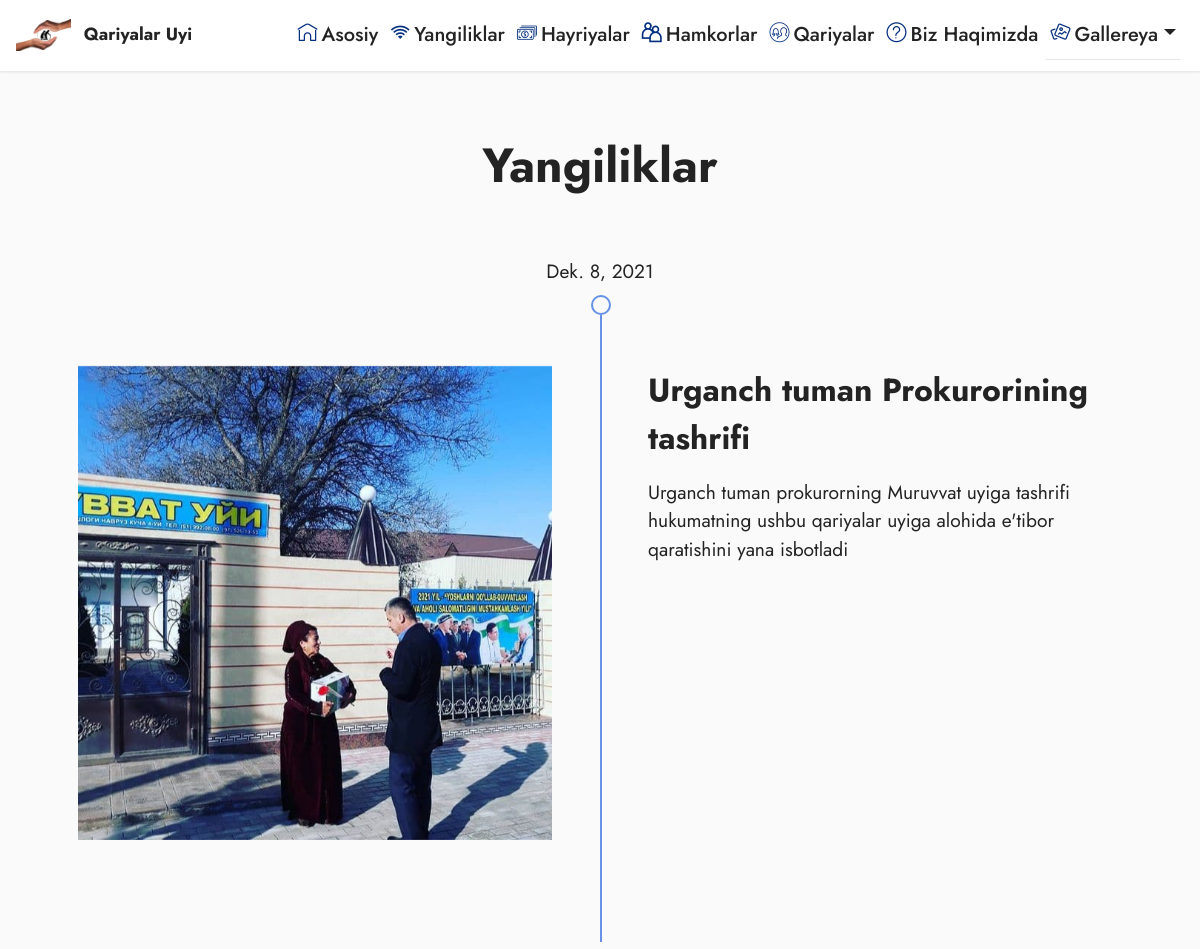
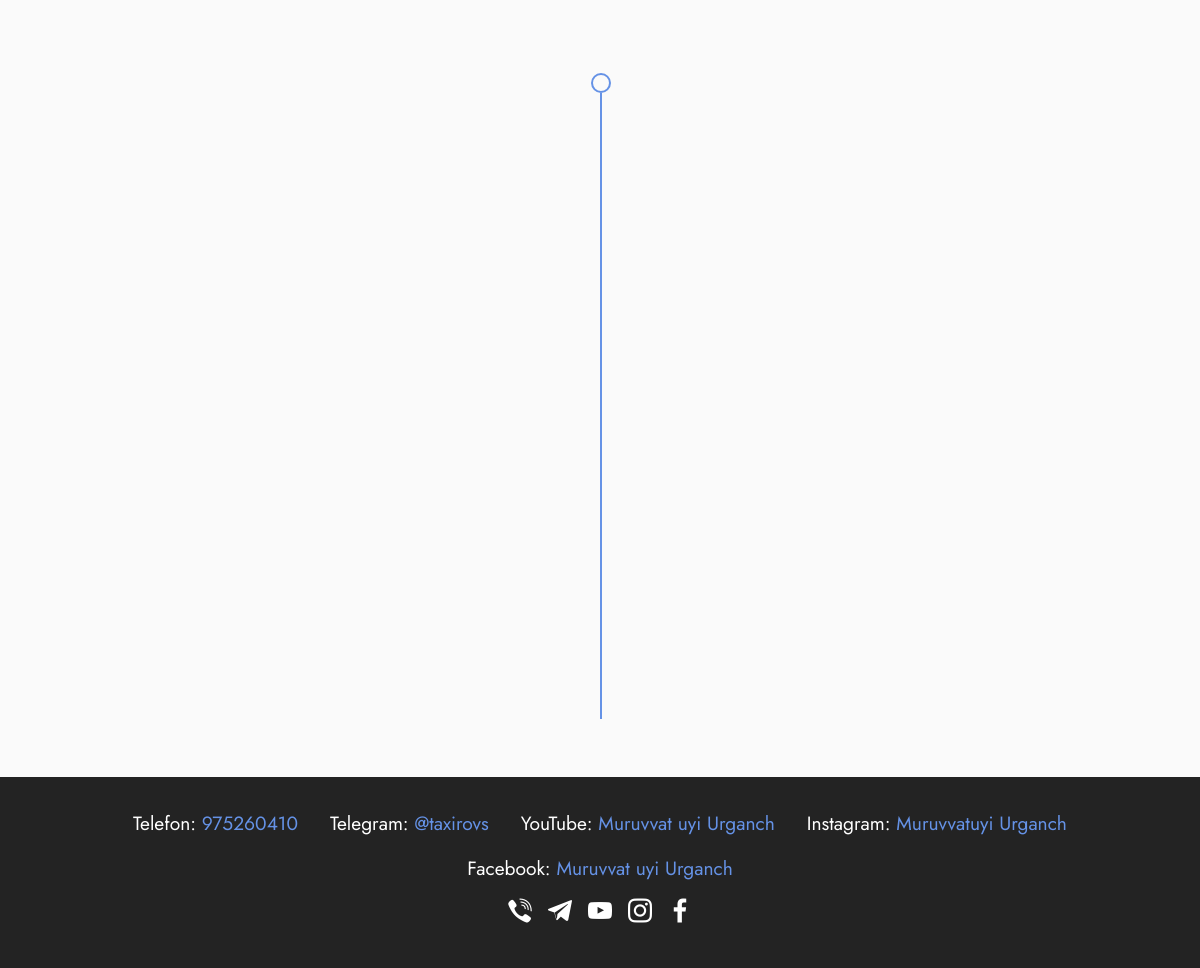
Page /news/ on the committed database (2 pictures, top to bottom).
### backend/models.py (models this page shows, shortened)
class News(models.Model):
    title = models.CharField(
        max_length=255,
        verbose_name='Sarlavha')
    description = models.CharField(
        max_length=255,
        verbose_name='Tavsif')
    image = models.ImageField(
        upload_to = "images/",
        default  ="imges/default.jpg"
    )
    created = models.DateField(auto_now=True)
    class Meta():
        verbose_name = 'Yangilik'
        verbose_name_plural = verbose_name + 'lar'

### backend/views.py (the view)
# urls.py: path('news/',views.News,name='news'),
def News(request):
    new = models.News.objects.all()
    context = {
        'new':new
    }
    template_name = 'news.html'
    return render(request,template_name,context)

### templates/news.html (shortened to what this page needs)
<!DOCTYPE html>
<html>
<head>
    <link rel="stylesheet" href="style.css">
    <link rel="stylesheet" href="/static/assets/web/assets/mobirise-icons2/mobirise2.css">
    <link rel="stylesheet" href="/static/assets/web/assets/mobirise-icons/mobirise-icons.css">
    <link rel="stylesheet" href="/static/assets/web/assets/mobirise-icons-bold/mobirise-icons-bold.css">
    <link rel="stylesheet" href="/static/assets/tether/tether.min.css">
    <link rel="stylesheet" href="/static/assets/bootstrap/css/bootstrap.min.css">
    <link rel="stylesheet" href="/static/assets/bootstrap/css/bootstrap-grid.min.css">
    <link rel="stylesheet" href="/static/assets/bootstrap/css/bootstrap-reboot.min.css">
    <link rel="stylesheet" href="/static/assets/animatecss/animate.css">
    <link rel="stylesheet" href="/static/assets/dropdown/css/style.css">
    <link rel="stylesheet" href="/static/assets/socicon/css/styles.css">
    <link rel="stylesheet" href="/static/assets/theme/css/style.css">
    <link rel="stylesheet" href="/static/assets/mobirise/css/mbr-additional.css" type="text/css">
</head>
<body>
    <section class="menu menu1 cid-szdHcicvhc" once="menu" id="menu1-0">
        <nav class="navbar navbar-dropdown navbar-fixed-top navbar-expand-lg">
            <div class="container-fluid pl-0 pr-0">
                <div class="navbar-brand pr-2">
                    <span class="navbar-logo">
                        <img src="/static/assets/images/mbr.jpg" alt="" style="height: 2rem;">
                    </span>
                    <span class="navbar-caption-wrap"><a class="navbar-caption text-black display-4"
                            href="#">Qariyalar Uyi</a></span>
                </div>
                <div class="collapse navbar-collapse" id="navbarSupportedContent">
                    <ul class="navbar-nav nav-dropdown nav-right " data-app-modern-menu="false">
                        <li class="nav-item mr-1" ><a style="font-size:20px;" class="text-black dropdown-item text-primary font-14 ml-0 p-1"
                            href="/." aria-expanded="false"><span
                            class="mbrib-home mbr-iconfont mbr-iconfont-btn mr-1"
                            style="color: rgb(5, 48, 128);"></span>Asosiy</a></li>
                        <li class="nav-item mr-1"><a style="font-size:20px;" class="text-black dropdown-item text-primary font-14 p-1"
                            href="/news/" aria-expanded="false"><span
                                class="mobi-mbri mobi-mbri-wifi mbr-iconfont mbr-iconfont-btn mr-1"
                                style="color: rgb(5, 48, 128);"></span>Yangiliklar</a></li>
                        <li class="nav-item mr-1"><a style="font-size:20px;" class="text-black dropdown-item text-primary font-14 p-1"
                            href="/Charities/" aria-expanded="false"><span
                                class="mbri-cash mbr-iconfont mbr-iconfont-btn mr-1"
                                style="color: rgb(5, 48, 128);"></span>Hayriyalar</a></li>
                        <li class="nav-item mr-1"><a style="font-size:20px;"
                            class="text-black dropdown-item text-primary font-14  p-1"
                            href="/Partners/" aria-expanded="false"><span
                                class="mobi-mbri mobi-mbri-users mbr-iconfont mbr-iconfont-btn mr-1"
                                style="color: rgb(5, 48, 128);"></span>Hamkorlar</a></li>
                        <li class="nav-item mr-1"><a style="font-size:20px;"
                            class="text-black dropdown-item text-primary font-14  p-1"
                            href="/Elderly/"
                            aria-expanded="false"><span
                            class="mbri-users mbr-iconfont mbr-iconfont-btn mr-1"
                            style="color: rgb(5, 48, 128);"></span>Qariyalar</a></li>
                        <li class="nav-item mr-1"><a style="font-size:20px;"
                            class="text-black dropdown-item text-primary font-14  p-1"
                            href="/about/"
                            aria-expanded="false"><span
                            class="mbrib-question mbr-iconfont mbr-iconfont-btn mr-1"
                                    style="color: rgb(5, 48, 128);"></span>Biz Haqimizda</a></li>
                        <li class="nav-item dropdown mr-1"><a style="font-size:20px;" class="text-black dropdown-item text-primary  font-14  p-1 "
                            href="#" aria-expanded="true" data-toggle="dropdown-submenu"><span
                                class="mbrib-image-gallery mbr-iconfont mbr-iconfont-btn mr-1"
                                style="color: rgb(5, 48, 128);"></span>Gallereya <span class="dropdown-toggle"></span></a>
                        </li>
                    </ul>
                </div>
            </div>
        </nav>
    </section>
    <section class="timeline3 cid-sze1bJzWT8" id="timeline3-e">
        <div class="container">
            <div class="mbr-section-head">
                <h3 class="mbr-section-title mbr-fonts-style align-center mb-0 display-2">
                    <strong>Yangiliklar</strong>
                </h3>
            </div>
            {% for neww in new %}
            <div class="timelines-container mt-4">
                <div class="row timeline-element first-separline mb-5 reverseTimeline">
                    <div class="timeline-date col-12">
                        <div class="timeline-date-wrapper">
                            <p class="mbr-timeline-date display-7">
                                {{neww.created}}</p>
                        </div>
                    </div>
                    <span class="iconBackground"></span>
                    <div class="col-12 col-md-6">
                        <div class="image-wrapper">
                            <img src="{{neww.image.url}}" alt="Mobirise" title="">
                        </div>
                    </div>
                    <div class="col-12 col-md-6">
                        <div class="timeline-text-wrapper">
                            <h4 class="mbr-timeline-title mbr-fonts-style mb-0 display-5">
                                <strong>{{neww.title}}</strong>
                            </h4>
                            <p class="mbr-text mbr-fonts-style mt-3 mb-0 display-7">
                                {{neww.description  }}</p>
                        </div>
                    </div>
                </div>
            </div>
            {% endfor %}
            </div>
    </section>
    <section class="footer3 cid-sze03q2bNa mbr-reveal" once="footers" id="footer3-d">
        <div class="container">
            <div class="media-container-row align-center mbr-white">
                <div class="row row-links">
                    <ul class="foot-menu">
                        <li class="foot-menu-item mbr-fonts-style display-7">Telefon:  <a href="tel:+998975260410" target="_blank">975260410</a></li>
                        <li class="foot-menu-item mbr-fonts-style display-7">Telegram: <a href="https://t.me/taxirovs" target="_blank">@taxirovs</a></li>
                        <li class="foot-menu-item mbr-fonts-style display-7">YouTube: <A href="https://www.youtube.com/channel/UCcydwBInhVoG69_kxQdYpKA">Muruvvat uyi Urganch</A></li>
                        <li class="foot-menu-item mbr-fonts-style display-7">Instagram: <a href="https://www.instagram.com/muruvat_uyi_urganch/">Muruvvatuyi Urganch</a></li>
                        <li class="foot-menu-item mbr-fonts-style display-7">Facebook: <a href="https://www.facebook.com/muruvvatuyi.urganch">Muruvvat uyi Urganch</a></li>
                    </ul>
                </div>
                <div class="row social-row">
                    <div class="social-list align-right pb-2">
                        <div class="soc-item">
                            <a href="tel:+998975260410" target="_blank">
                                <span class="mbr-iconfont mbr-iconfont-social socicon-viber socicon"></span>
                            </a>
                        </div>
                        <div class="soc-item">
                            <a href="https://t.me/taxirovs" target="_blank">
                                <span class="mbr-iconfont mbr-iconfont-social socicon-telegram socicon"></span>
                            </a>
                        </div>
                        <div class="soc-item">
                            <a href="https://www.youtube.com/channel/UCcydwBInhVoG69_kxQdYpKA" target="_blank">
                                <span class="socicon-youtube socicon mbr-iconfont mbr-iconfont-social"></span>
                            </a>
                        </div>
                        <div class="soc-item">
                            <a href="https://www.instagram.com/muruvat_uyi_urganch/" target="_blank">
                                <span class="socicon-instagram socicon mbr-iconfont mbr-iconfont-social"></span>
                            </a>
                        </div>
                        <div class="soc-item">
                            <a href="https://www.facebook.com/muruvvatuyi.urganch" target="_blank">
                                <span class="mbr-iconfont mbr-iconfont-social socicon-facebook socicon"></span>
                            </a>
                        </div>
                    </div>
                </div>
                </div>
            </div>
    </section>
</body>
</html>

### static/assets/dropdown/css/style.css (style rules this page uses)
.navbar-dropdown { left: 0; padding: 0; position: absolute; right: 0; top: 0; transition: all 0.45s ease; z-index: 1030; background: #282828; }
.navbar-dropdown .navbar-logo { margin-right: 0.8rem; transition: margin 0.3s ease-in-out; vertical-align: middle; }
.navbar-dropdown .navbar-logo img { height: 3.125rem; transition: all 0.3s ease-in-out; }
.navbar-dropdown .navbar-caption { font-weight: 700; white-space: normal; vertical-align: -4px; line-height: 3.125rem !important; }
.navbar-dropdown .navbar-caption, .navbar-dropdown .navbar-caption:hover { color: inherit; text-decoration: none; }
.navbar-dropdown.navbar-fixed-top { position: fixed; }
.navbar-dropdown .navbar-brand span { vertical-align: -4px; }
.nav-dropdown { font-size: 0.75rem; font-weight: 500; height: auto !important; }
.nav-dropdown .link::after, .nav-dropdown .dropdown-item::after { color: inherit; }
.nav-dropdown .dropdown-item { font-weight: 500; line-height: 2; padding: 0.3846em 4.615em 0.3846em 1.5385em; position: relative; transition: color .2s ease-in-out, background-color .2s ease-in-out; }
.nav-dropdown .dropdown-item::after { margin-top: -0.3077em; position: absolute; right: 1.1538em; top: 50%; }

### static/assets/theme/css/style.css (style rules this page uses)
section { background-color: #ffffff; }
body { font-style: normal; line-height: 1.5; font-weight: 400; color: #232323; position: relative; }
section, .container, .container-fluid { position: relative; word-wrap: break-word; }
a { font-style: normal; font-weight: 400; cursor: pointer; }
a, a:hover { text-decoration: none; }
.mbr-section-title { font-style: normal; line-height: 1.3; }
.mbr-text { font-style: normal; line-height: 1.7; }
h1, h2, h3, h4, h5, h6, .display-1, .display-2, .display-4, .display-5, .display-7, span, p, a { line-height: 1; word-break: break-word; word-wrap: break-word; font-weight: 400; }
b, strong { font-weight: bold; }
section { background-position: 50% 50%; background-repeat: no-repeat; background-size: cover; }
.mbr-white { color: #ffffff; }
.align-center { text-align: center; }
.align-right { text-align: right; }
.media-container-row { display: flex; flex-direction: row; flex-wrap: wrap; justify-content: center; align-content: center; align-items: start; }
@media (min-width: 992px) { .media-container-row { flex-wrap: nowrap; } }
img, iframe { display: block; width: 100%; }
.menu .navbar-brand { display: -webkit-flex; }
.menu .navbar-brand span { display: flex; display: -webkit-flex; }
.menu .navbar-brand .navbar-caption-wrap { display: -webkit-flex; }
.menu .navbar-brand .navbar-logo img { display: -webkit-flex; width: auto; }
@media (min-width: 992px) { .menu .navbar-nav.nav-dropdown { display: -webkit-flex; } }
.navbar { display: -webkit-flex; -webkit-flex-wrap: wrap; -webkit-align-items: center; -webkit-justify-content: space-between; }
.navbar-collapse { -webkit-flex-basis: 100%; -webkit-flex-grow: 1; -webkit-align-items: center; }
.row { display: -webkit-flex; -webkit-flex-wrap: wrap; }
html, body { height: auto; min-height: 100vh; }
ul, ol, pre, blockquote { margin-bottom: 2.3125rem; }
.mt-4 { margin-top: 2rem !important; }
@media (min-width: 992px) { .container { padding-left: 16px; padding-right: 16px; } }
@media (min-width: 992px) { .row { margin-left: -16px; margin-right: -16px; } }
@media (min-width: 992px) { .row > [class*=col] { padding-left: 16px; padding-right: 16px; } }
@media (min-width: 768px) { .container-fluid { padding-left: 32px; padding-right: 32px; } }

### rows in the picture
News: created "Dek. 8, 2021", image (picture), title "Urganch tuman Prokurorining tashrifi", description "Urganch tuman prokurorning Muruvvat uyiga tashrifi hukumatning ushbu qariyalar uyiga alohida e'tibor qaratishini yana isbotladi"
